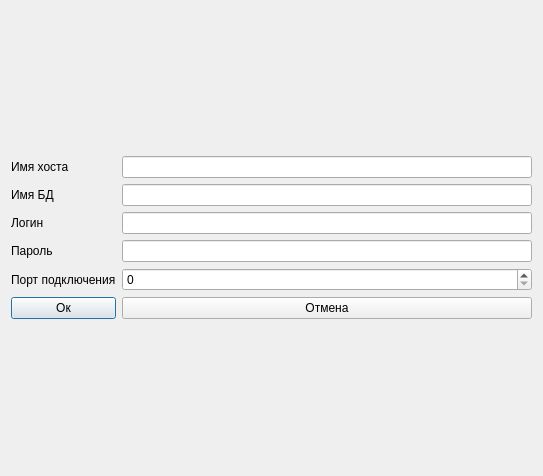
<?xml version="1.0" encoding="UTF-8"?>
<ui version="4.0">
 <class>MyDialog</class>
 <widget class="QDialog" name="MyDialog">
  <property name="geometry">
   <rect>
    <x>0</x>
    <y>0</y>
    <width>543</width>
    <height>476</height>
   </rect>
  </property>
  <property name="windowTitle">
   <string>Dialog</string>
  </property>
  <layout class="QGridLayout" name="gridLayout_2">
   <item row="0" column="0">
    <layout class="QGridLayout" name="gridLayout">
     <item row="0" column="0">
      <widget class="QLabel" name="label">
       <property name="text">
        <string>Имя хоста</string>
       </property>
      </widget>
     </item>
     <item row="3" column="1">
      <widget class="QLineEdit" name="lineEdit_4"/>
     </item>
     <item row="0" column="1">
      <widget class="QLineEdit" name="lineEdit"/>
     </item>
     <item row="2" column="0">
      <widget class="QLabel" name="label_3">
       <property name="text">
        <string>Логин</string>
       </property>
      </widget>
     </item>
     <item row="4" column="1">
      <widget class="QSpinBox" name="spinBox"/>
     </item>
     <item row="4" column="0">
      <widget class="QLabel" name="label_5">
       <property name="text">
        <string>Порт подключения</string>
       </property>
      </widget>
     </item>
     <item row="1" column="1">
      <widget class="QLineEdit" name="lineEdit_2"/>
     </item>
     <item row="5" column="0">
      <widget class="QPushButton" name="pushButton">
       <property name="text">
        <string>Ок</string>
       </property>
      </widget>
     </item>
     <item row="5" column="1">
      <widget class="QPushButton" name="pushButton_2">
       <property name="text">
        <string>Отмена</string>
       </property>
      </widget>
     </item>
     <item row="3" column="0">
      <widget class="QLabel" name="label_4">
       <property name="text">
        <string>Пароль</string>
       </property>
      </widget>
     </item>
     <item row="2" column="1">
      <widget class="QLineEdit" name="lineEdit_3"/>
     </item>
     <item row="1" column="0">
      <widget class="QLabel" name="label_2">
       <property name="text">
        <string>Имя БД</string>
       </property>
      </widget>
     </item>
    </layout>
   </item>
  </layout>
 </widget>
 <resources/>
 <connections/>
</ui>
